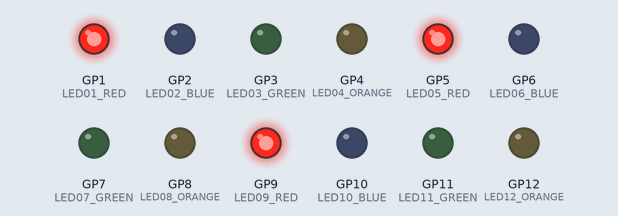
The program below on a simulated Raspberry Pi Pico running MicroPython. Shown: output pins drawn as LEDs (lit = HIGH).

Above: at 0.07 s.
At 2.02 s:
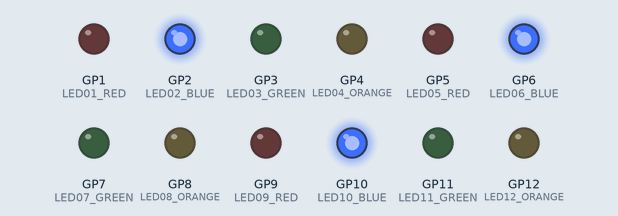
At 3.0 s:
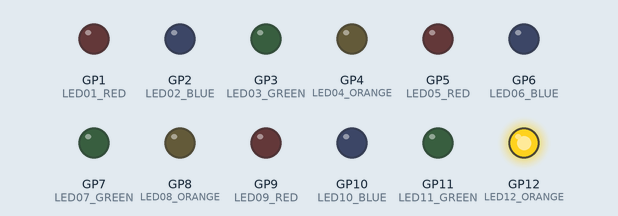
At 3.6 s:
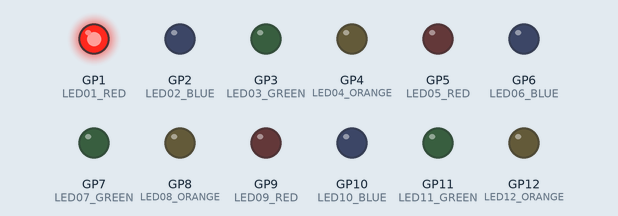
At 5.78 s:
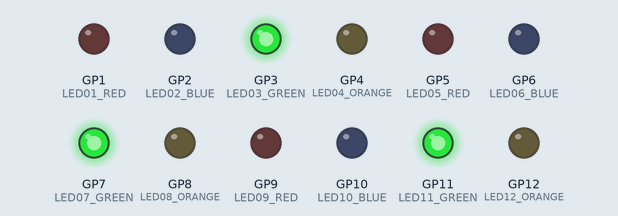
At 11.93 s:
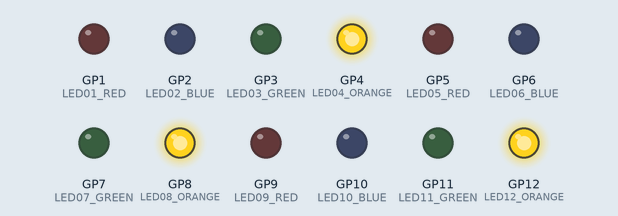
Timing chart, 0 to 12.5 s (numbered marks = the images above):
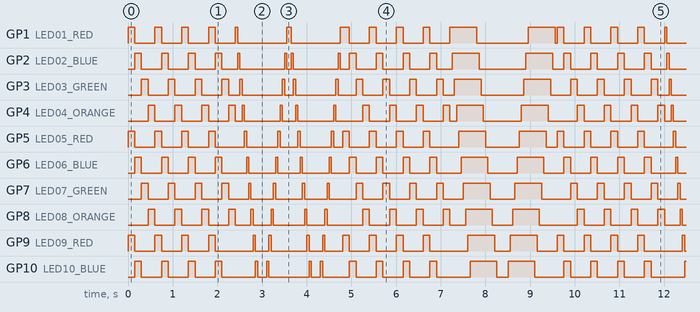

The program:

main.py
```python
# Lesson: https://youtu.be/P1dzHNgAtvg
from machine import Pin
import utime

LED01_RED = Pin(1, Pin.OUT)
LED02_BLUE = Pin(2, Pin.OUT)
LED03_GREEN = Pin(3, Pin.OUT)
LED04_ORANGE = Pin(4, Pin.OUT)
LED05_RED = Pin(5, Pin.OUT)
LED06_BLUE = Pin(6, Pin.OUT)
LED07_GREEN = Pin(7, Pin.OUT)
LED08_ORANGE = Pin(8, Pin.OUT)
LED09_RED = Pin(9, Pin.OUT)
LED10_BLUE = Pin(10, Pin.OUT)
LED11_GREEN = Pin(11, Pin.OUT)
LED12_ORANGE = Pin(12, Pin.OUT)

ALL_LEDS = [
    LED01_RED, LED02_BLUE, LED03_GREEN, LED04_ORANGE,
    LED05_RED, LED06_BLUE, LED07_GREEN, LED08_ORANGE,
    LED09_RED, LED10_BLUE, LED11_GREEN, LED12_ORANGE
]

ALL_RED_LEDS = [LED01_RED, LED05_RED, LED09_RED]
ALL_BLUE_LEDS = [LED02_BLUE, LED06_BLUE, LED10_BLUE]
ALL_GREEN_LEDS = [LED03_GREEN, LED07_GREEN, LED11_GREEN]
ALL_ORANGE_LEDS = [LED04_ORANGE, LED08_ORANGE, LED12_ORANGE]

def pattern1():
    # Turn each led on then off from left to right
    for i in range(0, len(ALL_LEDS)):
        ALL_LEDS[i].on()
        utime.sleep(0.05)
        ALL_LEDS[i].off()

    # Turn each led on then off from right to left
    for i in reversed(range(0, len(ALL_LEDS))):
        ALL_LEDS[i].on()
        utime.sleep(0.05)
        ALL_LEDS[i].off()

def pattern2():
    # Turn each led on starting from left
    for i in range(0, len(ALL_LEDS)):
        ALL_LEDS[i].on()
        utime.sleep(0.05)

    # Turn each led off starting from left
    for i in range(0, len(ALL_LEDS)):
        ALL_LEDS[i].off()
        utime.sleep(0.05)

    # Turn each led on starting from right
    for i in reversed(range(0, len(ALL_LEDS))):
        ALL_LEDS[i].on()
        utime.sleep(0.05)

    # Turn each led off starting from right
    for i in reversed(range(0, len(ALL_LEDS))):
        ALL_LEDS[i].off()
        utime.sleep(0.05)


def pattern3():
    groups = [ALL_RED_LEDS, ALL_BLUE_LEDS, ALL_GREEN_LEDS, ALL_ORANGE_LEDS]

    # For each group (color) of leds
    for g in groups:
        # Turn all leds in the group on
        for i in range(0, len(g)):
            g[i].on()

        utime.sleep(0.15)

        # Turn all leds in the group off
        for i in range(0, len(g)):
            g[i].off()

# Main program
while True:
    for i in range(0, 4):
        pattern3()

    for i in range(0, 2):
        pattern1()

    for i in range(0, 4):
        pattern3()

    pattern2()
```

Measured:
- by itself, GP1 (LED01_RED), GP2 (LED02_BLUE), GP3 (LED03_GREEN), GP4 (LED04_ORANGE), GP5 (LED05_RED), GP6 (LED06_BLUE), GP7 (LED07_GREEN), GP8 (LED08_ORANGE), GP9 (LED09_RED), GP10 (LED10_BLUE), GP11 (LED11_GREEN), GP12 (LED12_ORANGE): moves between LOW and HIGH, repeating every 9.6 s
- by itself, everything shown: repeats every 9.6 s, in 125 steps
